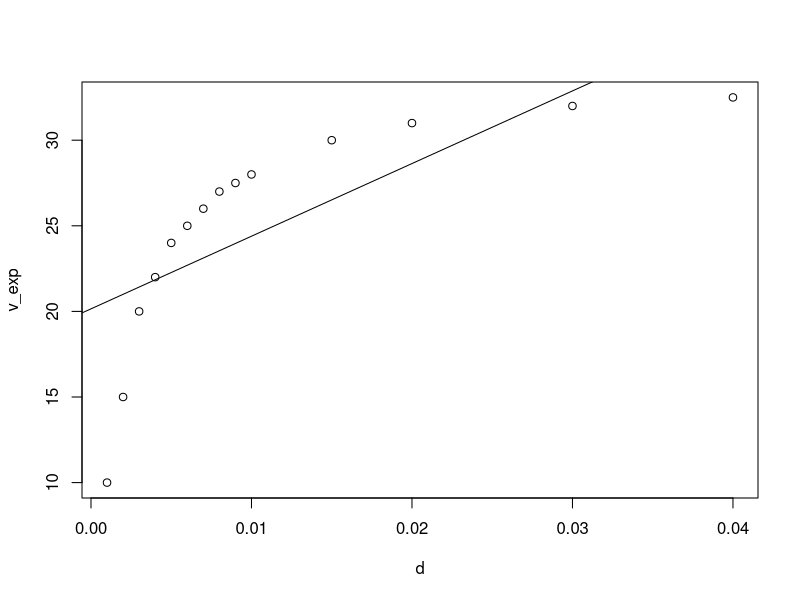
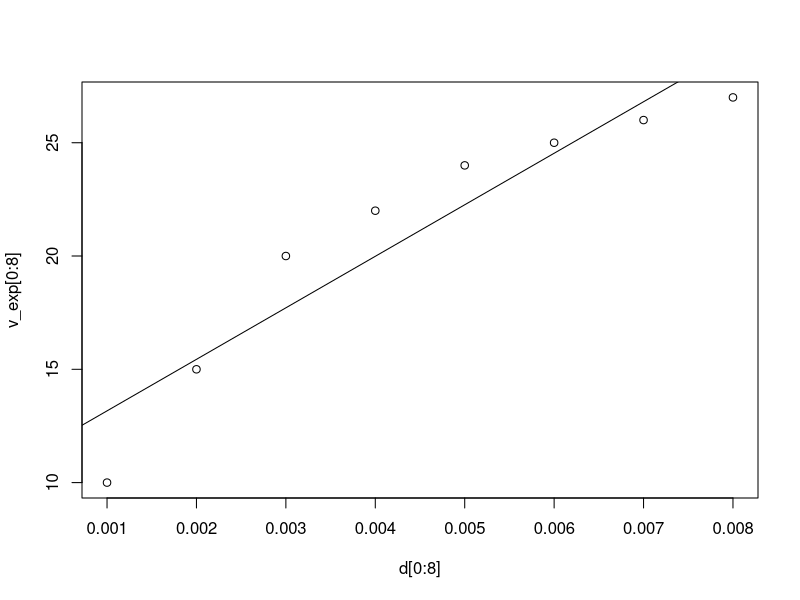
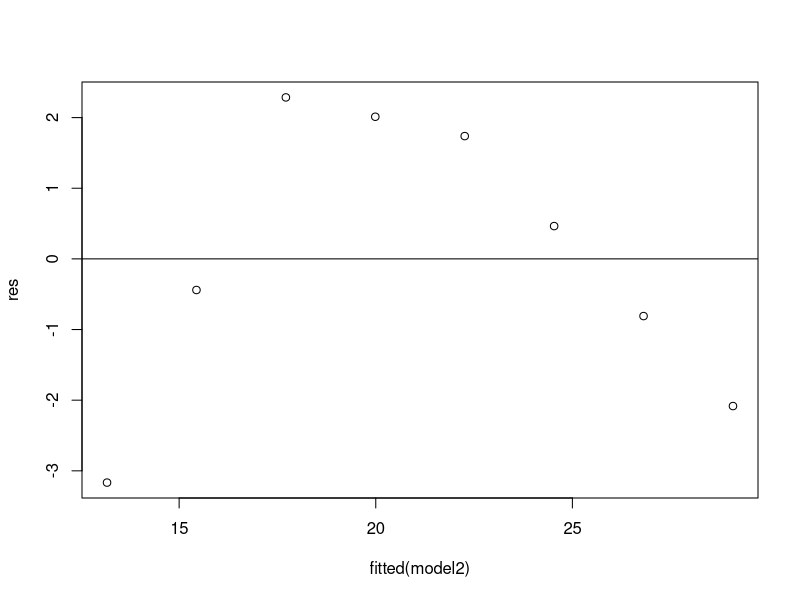
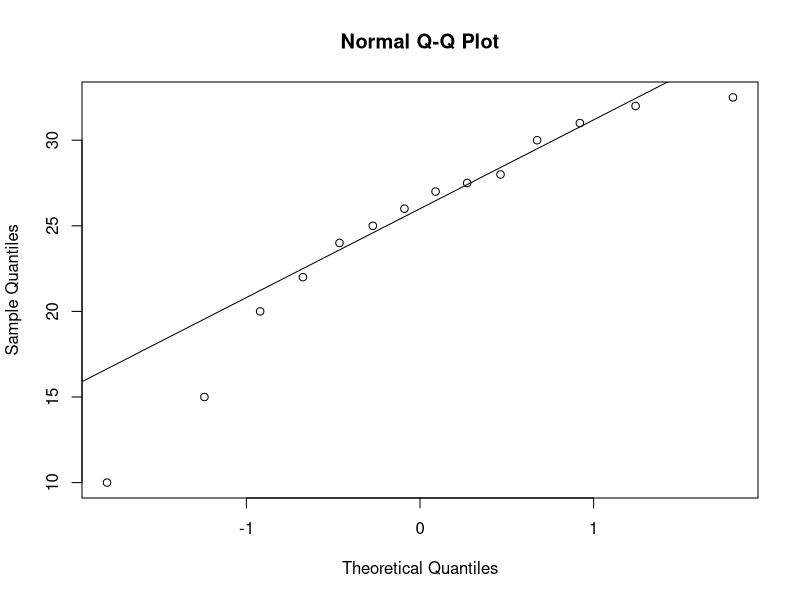
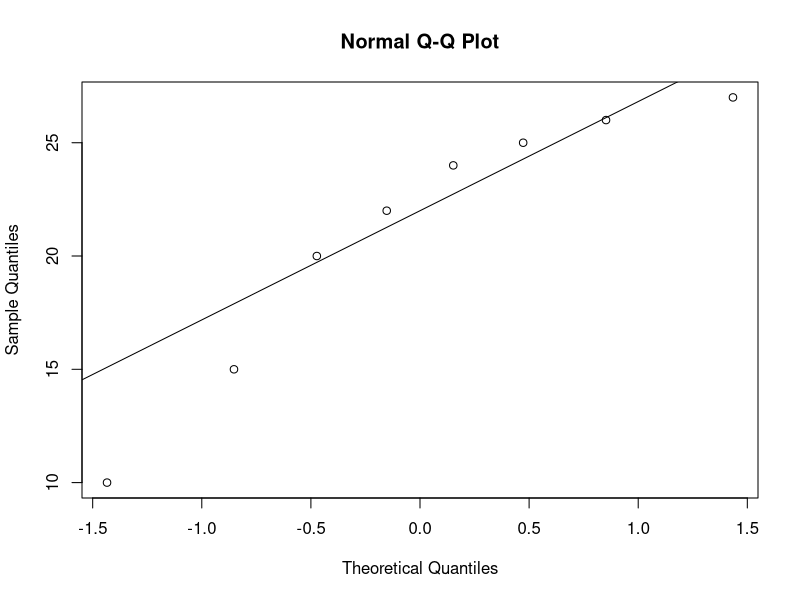
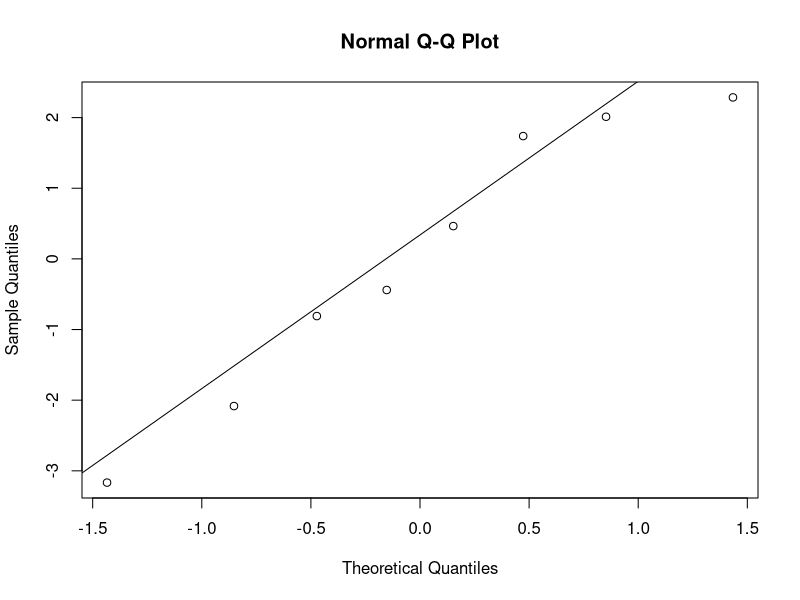
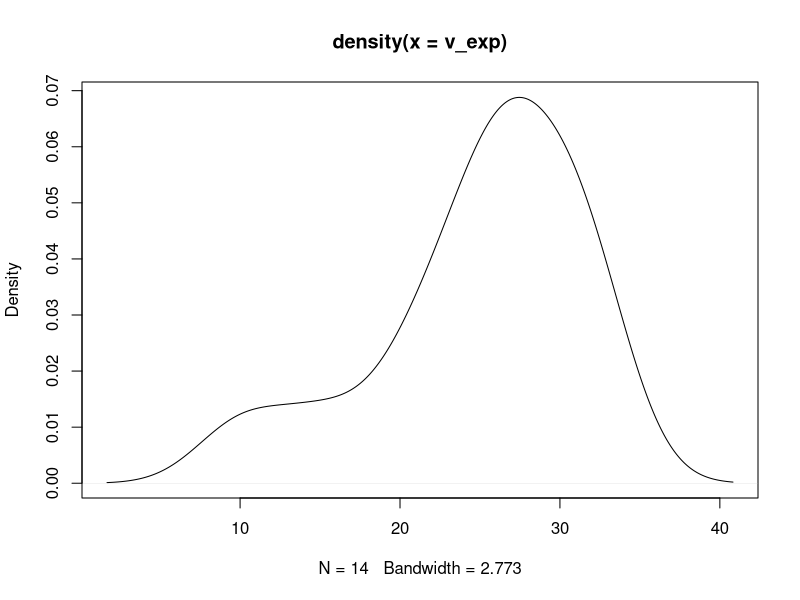
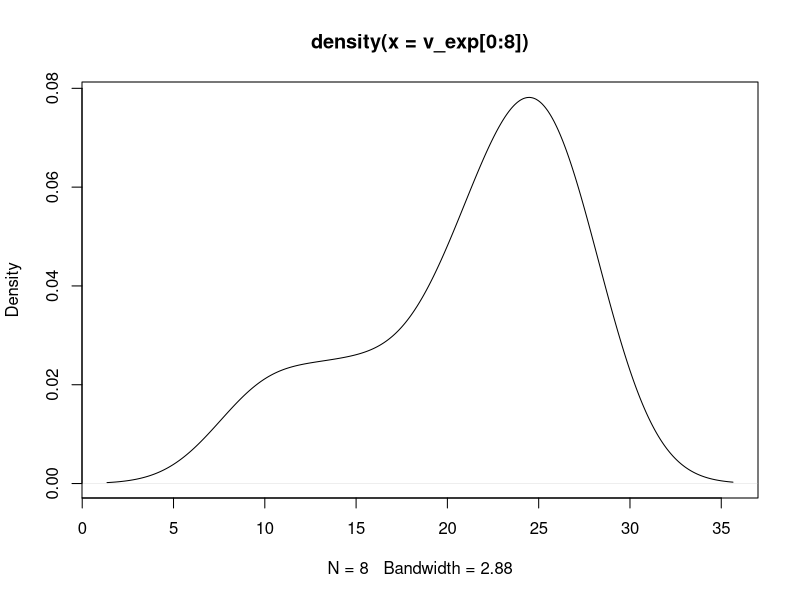

Recreate these plots in R, in order.
# Data
d = c(1, 2, 3, 4, 5, 6, 7, 8, 9, 10, 15, 20, 30, 40) / 1000
v_exp= c(10, 15, 20, 22, 24, 25, 26, 27, 27.5, 28, 30, 31, 32, 32.5)

# Linear regression (all data)
model = lm(v_exp ~ d)
summary(model)

# Linear regression (only first 8)
model2 = lm(v_exp[0:8] ~ d[0:8])
summary(model2)

# Plots with regression line
plot(d, v_exp)
abline(model)

plot(d[0:8], v_exp[0:8])
abline(model2)

# The second model is better so we proceed studying its residuals

# Residuals
res = resid(model2)

# Residual VS Fitted plot
plot(fitted(model2), res)
abline(0,0)

# Shapiro-Wilk
shapiro.test(v_exp)
shapiro.test(v_exp[0:8])
shapiro.test(res)

# QQ-plot 
qqnorm(v_exp)
qqline(v_exp)

qqnorm(v_exp[0:8])
qqline(v_exp[0:8])

qqnorm(res)
qqline(res) 

# Density
plot(density(v_exp))
plot(density(v_exp[0:8]))
plot(density(res))

